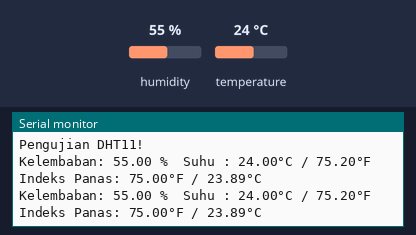
A sketch run on a simulated Arduino Uno, built with avr-gcc and run on an emulated ATmega328P. Parts: the last lines printed to the serial monitor. Inputs (shaded band) come from the test bench; at power-on: humidity 55 %, temperature 24 °C.

Above: at 6.8 s.
6.9 s: humidity set to 22 %
At 9.5 s:
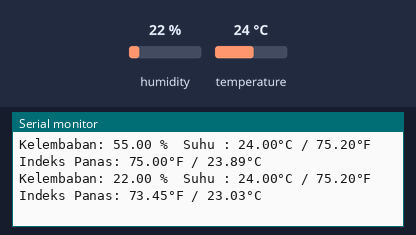
11.4 s: temperature set to 12 °C
At 13.4 s:
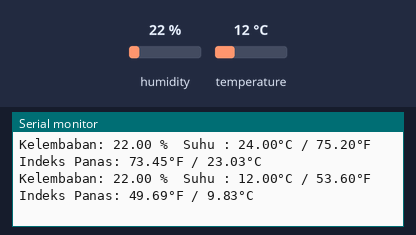
15.9 s: humidity set to 40 %
At 18.6 s:
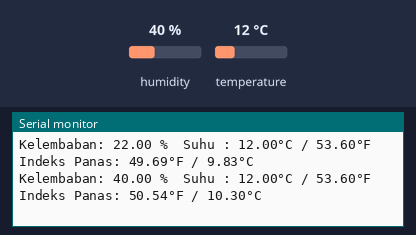
Timing chart, 0 to 20.1 s (numbered marks = the images above; inputs shaded):
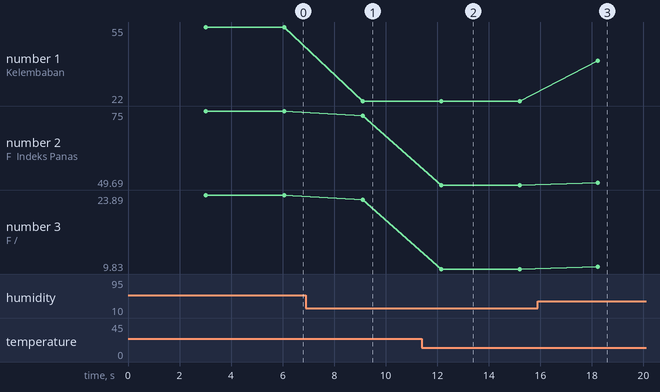

The sketch:

DHT11.ino
```cpp
#include "DHT.h" //library sensor yang telah diimportkan
#define DHTPIN 2     //Pin apa yang digunakan
#define DHTTYPE DHT11   // DHT 11

DHT dht(DHTPIN, DHTTYPE);

void setup() {
  // put your setup code here, to run once:
  Serial.begin(9600); //baud komunikasi serial
  Serial.println("Pengujian DHT11!"); //penulisan di serial monitor
  dht.begin(); //prosedur memulai pembacaan module sensor
}

void loop() {
  // put your main code here, to run repeatedly:
  delay(3000);  //menunggu beberapa detik untuk pembacaan

  //pembacaan sensor membutuhkan waktu 250ms

  //Pembacaan untuk data kelembaban
  float humidity_1 = dht.readHumidity();
  //Pembacaan dalam format celcius (c)
  float celcius_1 = dht.readTemperature();
  //pembacaan dalam format Fahrenheit
  float fahrenheit_1 = dht.readTemperature(true);

  //mengecek pembacaan apakah terjadi kegagalan atau tidak
  if (isnan(humidity_1) || isnan(celcius_1) || isnan(fahrenheit_1)) {
    Serial.println("Pembacaan data dari module sensor gagal!");
    return;
  }

  float htof = dht.computeHeatIndex(fahrenheit_1, humidity_1);
  //Prosedur pembacaaan data indeks panas dalam bentuk fahreheit
  float htoc = dht.computeHeatIndex(celcius_1, humidity_1, false);
 //Prosedur pembacaaan data indeks panas dalam bentuk celcius

  //pembacaan nilai pembacaan data kelembaban
  Serial.print("Kelembaban: ");
  Serial.print(humidity_1);
  Serial.print(" %\t");

  //pembacaan nilai pembacaan data suhu
  Serial.print("Suhu : ");
  Serial.print(celcius_1); //format derajat celcius
  Serial.print("°"); //simbol derajat
  Serial.print("C / ");
  Serial.print(fahrenheit_1); //format derajat fahrenheit
  Serial.print("°");
  Serial.print("F\t");

  Serial.print("Indeks Panas: ");
  Serial.print(htof);
  Serial.print("°");
  Serial.print("F / ");
  Serial.print(htoc);
  Serial.print("°");
  Serial.println("C ");

}
```

Measured:
- after the input at 6.9 s, the serial monitor: prints a new line after 2.2 s (image 1)
- after the input at 11.4 s, the serial monitor: prints a new line after 0.75 s (image 2)
- after the input at 15.9 s, the serial monitor: prints a new line after 2.3 s (image 3)
- plotted number 1: 55 → 22 after the input at 6.9 s, 22 → 40 after the input at 15.9 s
- plotted number 2: 75 → 73.45 after the input at 6.9 s, 73.45 → 49.69 after the input at 11.4 s, 49.69 → 50.54 after the input at 15.9 s
- plotted number 3: 23.89 → 23.03 after the input at 6.9 s, 23.03 → 9.83 after the input at 11.4 s, 9.83 → 10.3 after the input at 15.9 s
